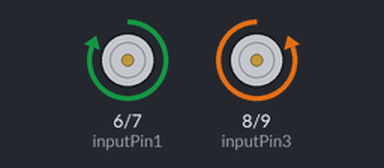
Recording of a sketch running on a simulated Arduino Uno, built with avr-gcc and run on an emulated ATmega328P. On the bench: motor-driver pin pairs drawn as motors (green arrow = first pin HIGH = forward, orange = second pin HIGH = backward, longer = more drive).

Above: at 0.5 s.
Timing chart, 0 to 4.6 s (numbered marks = the images above):
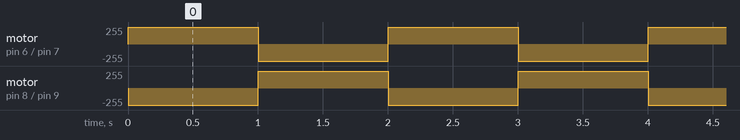

The sketch:

manipulator.ino
```cpp
//Motor A
const int inputPin1  = 6;
const int inputPin2  = 7;
//Motor B
const int inputPin3  = 8;
const int inputPin4  = 9;
void setup()
{
  Serial.begin(9600);
    pinMode(inputPin1, OUTPUT);
    pinMode(inputPin2, OUTPUT);
    pinMode(inputPin3, OUTPUT);
    pinMode(inputPin4, OUTPUT);
}

void loop()
{
    digitalWrite(inputPin1, HIGH);
    digitalWrite(inputPin2, LOW);
    digitalWrite(inputPin3, LOW);
    digitalWrite(inputPin4,HIGH);
    delay(1000);
    digitalWrite(inputPin1, LOW);
    digitalWrite(inputPin2, HIGH);
    digitalWrite(inputPin3,HIGH);
    digitalWrite(inputPin4, LOW);
    delay(1000);
}
```

Measured:
- by itself, motor on pin 6 (inputPin1) / pin 7 (inputPin2), motor on pin 8 (inputPin3) / pin 9 (inputPin4): alternates forward 255/255 for 1.0 s and backward 255/255 for 1.0 s
